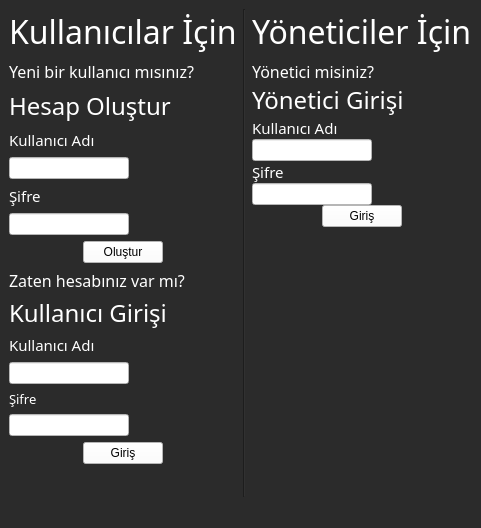
<?xml version="1.0" encoding="UTF-8"?>
<ui version="4.0">
 <class>Giris</class>
 <widget class="QMainWindow" name="Giris">
  <property name="geometry">
   <rect>
    <x>0</x>
    <y>0</y>
    <width>393</width>
    <height>528</height>
   </rect>
  </property>
  <property name="windowTitle">
   <string>Giriş</string>
  </property>
  <property name="styleSheet">
   <string notr="true">background-color: rgb(43, 43, 43);</string>
  </property>
  <widget class="QWidget" name="centralwidget">
   <layout class="QHBoxLayout" name="horizontalLayout">
    <item>
     <layout class="QVBoxLayout" name="lyot1">
      <item>
       <widget class="QLabel" name="label_16">
        <property name="sizePolicy">
         <sizepolicy hsizetype="Maximum" vsizetype="Maximum">
          <horstretch>0</horstretch>
          <verstretch>0</verstretch>
         </sizepolicy>
        </property>
        <property name="maximumSize">
         <size>
          <width>16777215</width>
          <height>100</height>
         </size>
        </property>
        <property name="font">
         <font>
          <family>Sans Serif Collection</family>
          <pointsize>24</pointsize>
         </font>
        </property>
        <property name="styleSheet">
         <string notr="true">color: rgb(255, 255, 255);</string>
        </property>
        <property name="text">
         <string>Kullanıcılar İçin</string>
        </property>
       </widget>
      </item>
      <item>
       <layout class="QVBoxLayout" name="lyot2">
        <item>
         <widget class="QLabel" name="label_13">
          <property name="maximumSize">
           <size>
            <width>16777215</width>
            <height>30</height>
           </size>
          </property>
          <property name="font">
           <font>
            <family>Sans Serif Collection</family>
            <pointsize>12</pointsize>
           </font>
          </property>
          <property name="styleSheet">
           <string notr="true">color: rgb(255, 255, 255);</string>
          </property>
          <property name="text">
           <string>Yeni bir kullanıcı mısınız?</string>
          </property>
         </widget>
        </item>
        <item>
         <widget class="QLabel" name="label_12">
          <property name="maximumSize">
           <size>
            <width>16777215</width>
            <height>40</height>
           </size>
          </property>
          <property name="font">
           <font>
            <family>Sans Serif Collection</family>
            <pointsize>18</pointsize>
           </font>
          </property>
          <property name="styleSheet">
           <string notr="true">color: rgb(255, 255, 255);</string>
          </property>
          <property name="text">
           <string>Hesap Oluştur</string>
          </property>
         </widget>
        </item>
        <item>
         <layout class="QVBoxLayout" name="lyot3">
          <item>
           <layout class="QVBoxLayout" name="lyot4">
            <item>
             <widget class="QLabel" name="lbkllnc1">
              <property name="maximumSize">
               <size>
                <width>16777215</width>
                <height>30</height>
               </size>
              </property>
              <property name="font">
               <font>
                <family>Sans Serif Collection</family>
                <pointsize>11</pointsize>
               </font>
              </property>
              <property name="styleSheet">
               <string notr="true">color: rgb(255, 255, 255);</string>
              </property>
              <property name="text">
               <string>Kullanıcı Adı</string>
              </property>
             </widget>
            </item>
            <item>
             <widget class="QLineEdit" name="lnkllcadgrs">
              <property name="maximumSize">
               <size>
                <width>120</width>
                <height>16777215</height>
               </size>
              </property>
              <property name="styleSheet">
               <string notr="true">background-color: rgb(255, 255, 255);</string>
              </property>
              <property name="clearButtonEnabled">
               <bool>true</bool>
              </property>
             </widget>
            </item>
            <item>
             <widget class="QLabel" name="lbsfr1">
              <property name="maximumSize">
               <size>
                <width>40</width>
                <height>30</height>
               </size>
              </property>
              <property name="font">
               <font>
                <family>Sans Serif Collection</family>
                <pointsize>11</pointsize>
               </font>
              </property>
              <property name="styleSheet">
               <string notr="true">color: rgb(255, 255, 255);</string>
              </property>
              <property name="text">
               <string>Şifre</string>
              </property>
             </widget>
            </item>
            <item>
             <widget class="QLineEdit" name="lnkllcsfrgrs">
              <property name="maximumSize">
               <size>
                <width>120</width>
                <height>16777215</height>
               </size>
              </property>
              <property name="styleSheet">
               <string notr="true">background-color: rgb(255, 255, 255);</string>
              </property>
              <property name="echoMode">
               <enum>QLineEdit::Password</enum>
              </property>
              <property name="readOnly">
               <bool>false</bool>
              </property>
              <property name="clearButtonEnabled">
               <bool>true</bool>
              </property>
             </widget>
            </item>
            <item alignment="Qt::AlignHCenter">
             <widget class="QPushButton" name="btnolstr">
              <property name="styleSheet">
               <string notr="true">background-color: rgb(255, 255, 255);</string>
              </property>
              <property name="text">
               <string>Oluştur</string>
              </property>
             </widget>
            </item>
           </layout>
          </item>
         </layout>
        </item>
       </layout>
      </item>
      <item>
       <layout class="QVBoxLayout" name="verticalLayout_4">
        <item>
         <widget class="QLabel" name="label_14">
          <property name="maximumSize">
           <size>
            <width>16777215</width>
            <height>30</height>
           </size>
          </property>
          <property name="font">
           <font>
            <family>Sans Serif Collection</family>
            <pointsize>12</pointsize>
           </font>
          </property>
          <property name="styleSheet">
           <string notr="true">color: rgb(255, 255, 255);</string>
          </property>
          <property name="text">
           <string>Zaten hesabınız var mı?</string>
          </property>
         </widget>
        </item>
        <item>
         <widget class="QLabel" name="label_15">
          <property name="maximumSize">
           <size>
            <width>16777215</width>
            <height>30</height>
           </size>
          </property>
          <property name="font">
           <font>
            <family>Sans Serif Collection</family>
            <pointsize>18</pointsize>
           </font>
          </property>
          <property name="styleSheet">
           <string notr="true">color: rgb(255, 255, 255);</string>
          </property>
          <property name="text">
           <string>Kullanıcı Girişi</string>
          </property>
         </widget>
        </item>
        <item>
         <layout class="QVBoxLayout" name="verticalLayout_3">
          <item>
           <widget class="QLabel" name="label_4">
            <property name="maximumSize">
             <size>
              <width>16777215</width>
              <height>30</height>
             </size>
            </property>
            <property name="font">
             <font>
              <family>Sans Serif Collection</family>
              <pointsize>11</pointsize>
             </font>
            </property>
            <property name="styleSheet">
             <string notr="true">color: rgb(255, 255, 255);</string>
            </property>
            <property name="text">
             <string>Kullanıcı Adı</string>
            </property>
           </widget>
          </item>
          <item>
           <widget class="QLineEdit" name="lnkllncadgrs">
            <property name="maximumSize">
             <size>
              <width>120</width>
              <height>16777215</height>
             </size>
            </property>
            <property name="styleSheet">
             <string notr="true">background-color: rgb(255, 255, 255);</string>
            </property>
            <property name="clearButtonEnabled">
             <bool>true</bool>
            </property>
           </widget>
          </item>
          <item>
           <widget class="QLabel" name="label_8">
            <property name="maximumSize">
             <size>
              <width>16777215</width>
              <height>30</height>
             </size>
            </property>
            <property name="font">
             <font>
              <family>Sans Serif Collection</family>
              <pointsize>10</pointsize>
             </font>
            </property>
            <property name="styleSheet">
             <string notr="true">color: rgb(255, 255, 255);</string>
            </property>
            <property name="text">
             <string>Şifre</string>
            </property>
           </widget>
          </item>
          <item>
           <widget class="QLineEdit" name="lnkllncsfrgrs">
            <property name="maximumSize">
             <size>
              <width>120</width>
              <height>16777215</height>
             </size>
            </property>
            <property name="styleSheet">
             <string notr="true">background-color: rgb(255, 255, 255);</string>
            </property>
            <property name="echoMode">
             <enum>QLineEdit::Password</enum>
            </property>
            <property name="readOnly">
             <bool>false</bool>
            </property>
            <property name="clearButtonEnabled">
             <bool>true</bool>
            </property>
           </widget>
          </item>
          <item alignment="Qt::AlignHCenter">
           <widget class="QPushButton" name="btnkullncgrs">
            <property name="styleSheet">
             <string notr="true">background-color: rgb(255, 255, 255);</string>
            </property>
            <property name="text">
             <string>Giriş</string>
            </property>
           </widget>
          </item>
          <item>
           <spacer name="verticalSpacer_2">
            <property name="orientation">
             <enum>Qt::Vertical</enum>
            </property>
            <property name="sizeHint" stdset="0">
             <size>
              <width>20</width>
              <height>40</height>
             </size>
            </property>
           </spacer>
          </item>
         </layout>
        </item>
       </layout>
      </item>
     </layout>
    </item>
    <item>
     <widget class="Line" name="line">
      <property name="orientation">
       <enum>Qt::Vertical</enum>
      </property>
     </widget>
    </item>
    <item>
     <layout class="QVBoxLayout" name="verticalLayout_9">
      <item>
       <widget class="QLabel" name="label_17">
        <property name="sizePolicy">
         <sizepolicy hsizetype="Maximum" vsizetype="Maximum">
          <horstretch>0</horstretch>
          <verstretch>0</verstretch>
         </sizepolicy>
        </property>
        <property name="maximumSize">
         <size>
          <width>16777215</width>
          <height>100</height>
         </size>
        </property>
        <property name="font">
         <font>
          <family>Sans Serif Collection</family>
          <pointsize>24</pointsize>
         </font>
        </property>
        <property name="styleSheet">
         <string notr="true">color: rgb(255, 255, 255);</string>
        </property>
        <property name="text">
         <string>Yöneticiler İçin</string>
        </property>
       </widget>
      </item>
      <item>
       <layout class="QVBoxLayout" name="verticalLayout_5">
        <item>
         <layout class="QVBoxLayout" name="verticalLayout">
          <property name="spacing">
           <number>0</number>
          </property>
          <item>
           <widget class="QLabel" name="label_2">
            <property name="maximumSize">
             <size>
              <width>16777215</width>
              <height>30</height>
             </size>
            </property>
            <property name="font">
             <font>
              <family>Sans Serif Collection</family>
              <pointsize>12</pointsize>
             </font>
            </property>
            <property name="styleSheet">
             <string notr="true">color: rgb(255, 255, 255);</string>
            </property>
            <property name="text">
             <string>Yönetici misiniz?</string>
            </property>
           </widget>
          </item>
          <item>
           <widget class="QLabel" name="label_11">
            <property name="maximumSize">
             <size>
              <width>16777215</width>
              <height>40</height>
             </size>
            </property>
            <property name="font">
             <font>
              <family>Sans Serif Collection</family>
              <pointsize>18</pointsize>
             </font>
            </property>
            <property name="styleSheet">
             <string notr="true">color: rgb(255, 255, 255);</string>
            </property>
            <property name="text">
             <string>Yönetici Girişi</string>
            </property>
           </widget>
          </item>
          <item>
           <layout class="QVBoxLayout" name="verticalLayout_10">
            <item>
             <widget class="QLabel" name="label">
              <property name="sizePolicy">
               <sizepolicy hsizetype="Preferred" vsizetype="Preferred">
                <horstretch>0</horstretch>
                <verstretch>0</verstretch>
               </sizepolicy>
              </property>
              <property name="maximumSize">
               <size>
                <width>16777215</width>
                <height>30</height>
               </size>
              </property>
              <property name="font">
               <font>
                <family>Sans Serif Collection</family>
                <pointsize>11</pointsize>
               </font>
              </property>
              <property name="styleSheet">
               <string notr="true">color: rgb(255, 255, 255);</string>
              </property>
              <property name="text">
               <string>Kullanıcı Adı</string>
              </property>
             </widget>
            </item>
            <item>
             <widget class="QLineEdit" name="lnyntckulladgrs">
              <property name="maximumSize">
               <size>
                <width>120</width>
                <height>16777215</height>
               </size>
              </property>
              <property name="styleSheet">
               <string notr="true">background-color: rgb(255, 255, 255);</string>
              </property>
              <property name="echoMode">
               <enum>QLineEdit::Normal</enum>
              </property>
              <property name="clearButtonEnabled">
               <bool>true</bool>
              </property>
             </widget>
            </item>
            <item>
             <widget class="QLabel" name="label_7">
              <property name="maximumSize">
               <size>
                <width>16777215</width>
                <height>30</height>
               </size>
              </property>
              <property name="font">
               <font>
                <family>Sans Serif Collection</family>
                <pointsize>11</pointsize>
               </font>
              </property>
              <property name="styleSheet">
               <string notr="true">color: rgb(255, 255, 255);</string>
              </property>
              <property name="text">
               <string>Şifre</string>
              </property>
             </widget>
            </item>
            <item>
             <widget class="QLineEdit" name="lnyntcsfrgrs">
              <property name="maximumSize">
               <size>
                <width>120</width>
                <height>16777215</height>
               </size>
              </property>
              <property name="styleSheet">
               <string notr="true">background-color: rgb(255, 255, 255);</string>
              </property>
              <property name="echoMode">
               <enum>QLineEdit::Password</enum>
              </property>
              <property name="clearButtonEnabled">
               <bool>true</bool>
              </property>
             </widget>
            </item>
            <item alignment="Qt::AlignHCenter|Qt::AlignVCenter">
             <widget class="QPushButton" name="btnyontcgrs">
              <property name="styleSheet">
               <string notr="true">background-color: rgb(255, 255, 255);</string>
              </property>
              <property name="text">
               <string>Giriş</string>
              </property>
             </widget>
            </item>
           </layout>
          </item>
          <item>
           <layout class="QVBoxLayout" name="verticalLayout_11">
            <item>
             <spacer name="verticalSpacer">
              <property name="orientation">
               <enum>Qt::Vertical</enum>
              </property>
              <property name="sizeHint" stdset="0">
               <size>
                <width>20</width>
                <height>40</height>
               </size>
              </property>
             </spacer>
            </item>
           </layout>
          </item>
         </layout>
        </item>
       </layout>
      </item>
     </layout>
    </item>
   </layout>
  </widget>
  <widget class="QMenuBar" name="menubar">
   <property name="geometry">
    <rect>
     <x>0</x>
     <y>0</y>
     <width>393</width>
     <height>18</height>
    </rect>
   </property>
  </widget>
  <widget class="QStatusBar" name="statusbar"/>
 </widget>
 <resources/>
 <connections/>
</ui>
